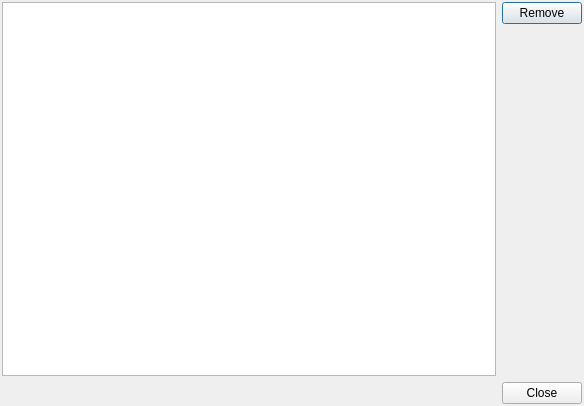
<?xml version="1.0" encoding="UTF-8"?>
<ui version="4.0">
 <class>AcceptedRejectedDialog</class>
 <widget class="QDialog" name="AcceptedRejectedDialog">
  <property name="geometry">
   <rect>
    <x>0</x>
    <y>0</y>
    <width>584</width>
    <height>406</height>
   </rect>
  </property>
  <property name="windowTitle">
   <string>Accepted and rejected SSL errors</string>
  </property>
  <layout class="QVBoxLayout" name="verticalLayout_2">
   <property name="margin">
    <number>2</number>
   </property>
   <item>
    <layout class="QHBoxLayout" name="horizontalLayout">
     <item>
      <widget class="QTreeView" name="View_">
       <property name="selectionMode">
        <enum>QAbstractItemView::ExtendedSelection</enum>
       </property>
       <property name="rootIsDecorated">
        <bool>false</bool>
       </property>
      </widget>
     </item>
     <item>
      <layout class="QVBoxLayout" name="verticalLayout">
       <item>
        <widget class="QPushButton" name="RemoveButton_">
         <property name="text">
          <string>Remove</string>
         </property>
         <property name="icon">
          <iconset theme="list-remove"/>
         </property>
        </widget>
       </item>
       <item>
        <spacer name="verticalSpacer">
         <property name="orientation">
          <enum>Qt::Vertical</enum>
         </property>
         <property name="sizeHint" stdset="0">
          <size>
           <width>20</width>
           <height>40</height>
          </size>
         </property>
        </spacer>
       </item>
      </layout>
     </item>
    </layout>
   </item>
   <item>
    <widget class="QDialogButtonBox" name="buttonBox">
     <property name="orientation">
      <enum>Qt::Horizontal</enum>
     </property>
     <property name="standardButtons">
      <set>QDialogButtonBox::Close</set>
     </property>
    </widget>
   </item>
  </layout>
 </widget>
 <resources/>
 <connections>
  <connection>
   <sender>buttonBox</sender>
   <signal>accepted()</signal>
   <receiver>AcceptedRejectedDialog</receiver>
   <slot>accept()</slot>
   <hints>
    <hint type="sourcelabel">
     <x>248</x>
     <y>254</y>
    </hint>
    <hint type="destinationlabel">
     <x>157</x>
     <y>274</y>
    </hint>
   </hints>
  </connection>
  <connection>
   <sender>buttonBox</sender>
   <signal>rejected()</signal>
   <receiver>AcceptedRejectedDialog</receiver>
   <slot>reject()</slot>
   <hints>
    <hint type="sourcelabel">
     <x>316</x>
     <y>260</y>
    </hint>
    <hint type="destinationlabel">
     <x>286</x>
     <y>274</y>
    </hint>
   </hints>
  </connection>
 </connections>
</ui>
